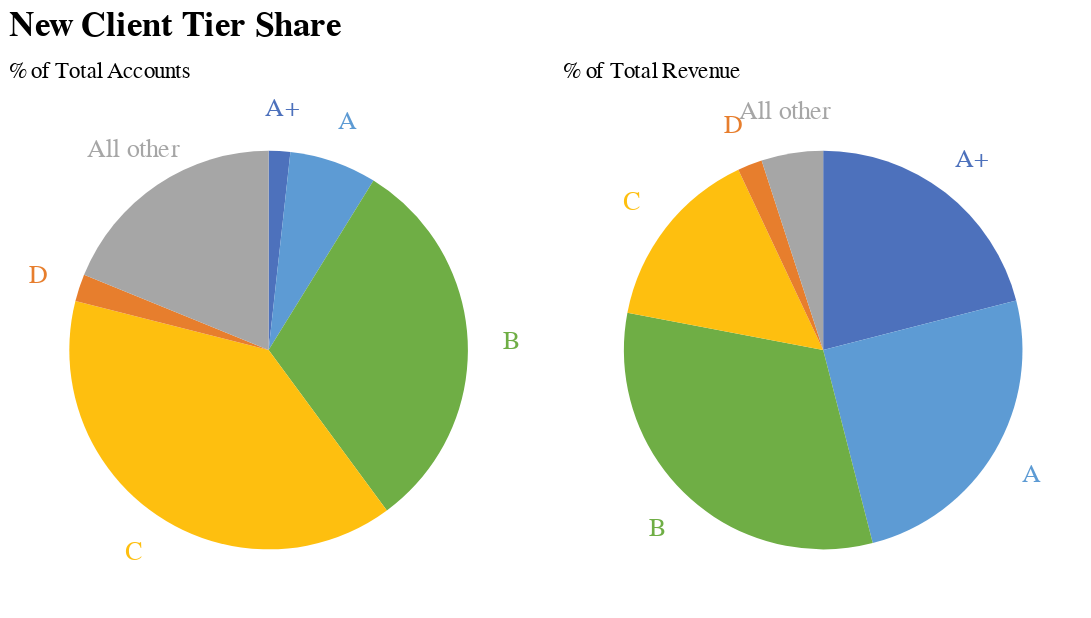

Source (notebook cell):
### Markdown cell above
With both graphs available, we can add them next to each other and include a main title.

### Code cell
# Combining two pie charts using the vertical concatenation operator '|'
pies = acc_pie | rev_pie

# Setting properties for the combined pie charts
pies.properties(
    title = alt.Title('New Client Tier Share', offset = 10, fontSize = 20)  # Adding a title with specific offset and font size
)

### Figure 1 — Vega-Lite specification as saved in the notebook (floating-point values rounded to 4 significant figures)
{"config": {"view": {"continuousWidth": 300, "continuousHeight": 300}}, "hconcat": [{"layer": [{"mark": {"type": "arc", "outerRadius": 115}, "encoding": {"color": {"field": "Tier", "legend": null, "scale": {"range": ["#4d71bc", "#5d9bd4", "#6fae45", "#febf0f", "#e77e2d", "#a6a6a6"]}, "sort": null, "type": "nominal"}, "order": {"field": "Tier:O"}, "theta": {"field": "% Accounts", "stack": true, "type": "quantitative"}}, "title": {"text": "% of Total Accounts", "anchor": "start", "fontWeight": "normal"}}, {"mark": {"type": "text", "radius": 140, "size": 15}, "encoding": {"color": {"field": "Tier", "legend": null, "scale": {"range": ["#4d71bc", "#5d9bd4", "#6fae45", "#febf0f", "#e77e2d", "#a6a6a6"]}, "sort": null, "type": "nominal"}, "order": {"field": "Tier:O"}, "text": {"field": "Tier", "type": "nominal"}, "theta": {"field": "% Accounts", "stack": true, "type": "quantitative"}}, "title": {"text": "% of Total Accounts", "anchor": "start", "fontWeight": "normal"}}]}, {"layer": [{"mark": {"type": "arc", "outerRadius": 115}, "encoding": {"color": {"field": "Tier", "legend": null, "scale": {"range": ["#4d71bc", "#5d9bd4", "#6fae45", "#febf0f", "#e77e2d", "#a6a6a6"]}, "sort": null, "type": "nominal"}, "order": {"field": "Tier:O"}, "theta": {"field": "% Revenue", "stack": true, "type": "quantitative"}}, "title": {"text": "% of Total Revenue", "anchor": "start", "fontWeight": "normal"}}, {"mark": {"type": "text", "radius": 140, "size": 15}, "encoding": {"color": {"field": "Tier", "legend": null, "scale": {"range": ["#4d71bc", "#5d9bd4", "#6fae45", "#febf0f", "#e77e2d", "#a6a6a6"]}, "sort": null, "type": "nominal"}, "order": {"field": "Tier:O"}, "text": {"field": "Tier", "type": "nominal"}, "theta": {"field": "% Revenue", "stack": true, "type": "quantitative"}}, "title": {"text": "% of Total Revenue", "anchor": "start", "fontWeight": "normal"}}]}], "data": {"name": "data-35f9124c4b8dd7e8e6a83d69924ed8ee"}, "title": {"text": "New Client Tier Share", "fontSize": 20, "offset": 10}, "$schema": "https://vega.github.io/schema/vega-lite/v5.8.0.json", "datasets": {"data-35f9124c4b8dd7e8e6a83d69924ed8ee": [{"Tier": "A+", "# of Accounts": 19.0, "% Accounts": 1.746, "Revenue ($M)": 3.927, "% Revenue": 21.0}, {"Tier": "A", "# of Accounts": 77.0, "% Accounts": 7.077, "Revenue ($M)": 4.675, "% Revenue": 25.0}, {"Tier": "B", "# of Accounts": 338.0, "% Accounts": 31.07, "Revenue ($M)": 5.984, "% Revenue": 32.0}, {"Tier": "C", "# of Accounts": 425.0, "% Accounts": 39.06, "Revenue ($M)": 2.805, "% Revenue": 15.0}, {"Tier": "D", "# of Accounts": 24.0, "% Accounts": 2.206, "Revenue ($M)": 0.374, "% Revenue": 2.0}, {"Tier": "All other", "# of Accounts": 205.0, "% Accounts": 18.84, "Revenue ($M)": 0.935, "% Revenue": 5.0}]}}
